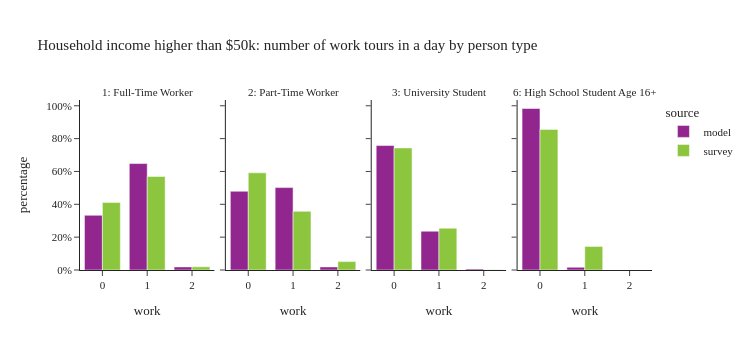

The notebook cell this image was saved under:
### Code cell
plot_work_tour_ptype(per_data[(per_data['ptype'].isin(worker_ptype)) & (per_data['income'] > 50000)],"Household income higher than $50k: number of work tours in a day by person type")

### Figure 1 — Plotly figure (JSON) as saved in the notebook; plotly's stock layout.template omitted (floating-point values rounded to 4 significant figures)
{"data": [{"alignmentgroup": "True", "customdata": [[568256], [1105995], [32075]], "hovertemplate": "source=model<br>ptype_label=1: Full-Time Worker<br>work=%{x}<br>percentage=%{y}<br>sample_size=%{customdata[0]}<extra></extra>", "legendgroup": "model", "marker": {"color": "#91268F", "pattern": {"shape": ""}}, "name": "model", "offsetgroup": "model", "orientation": "v", "showlegend": true, "textposition": "auto", "type": "bar", "x": [0.0, 1.0, 2.0], "xaxis": "x", "y": [0.333, 0.6482, 0.0188], "yaxis": "y"}, {"alignmentgroup": "True", "customdata": [[138756], [145226], [5447]], "hovertemplate": "source=model<br>ptype_label=2: Part-Time Worker<br>work=%{x}<br>percentage=%{y}<br>sample_size=%{customdata[0]}<extra></extra>", "legendgroup": "model", "marker": {"color": "#91268F", "pattern": {"shape": ""}}, "name": "model", "offsetgroup": "model", "orientation": "v", "showlegend": false, "textposition": "auto", "type": "bar", "x": [0.0, 1.0, 2.0], "xaxis": "x2", "y": [0.4794, 0.5018, 0.01882], "yaxis": "y2"}, {"alignmentgroup": "True", "customdata": [[90330], [28175], [710]], "hovertemplate": "source=model<br>ptype_label=3: University Student<br>work=%{x}<br>percentage=%{y}<br>sample_size=%{customdata[0]}<extra></extra>", "legendgroup": "model", "marker": {"color": "#91268F", "pattern": {"shape": ""}}, "name": "model", "offsetgroup": "model", "orientation": "v", "showlegend": false, "textposition": "auto", "type": "bar", "x": [0.0, 1.0, 2.0], "xaxis": "x3", "y": [0.7577, 0.2363, 0.005956], "yaxis": "y3"}, {"alignmentgroup": "True", "customdata": [[108609], [1839]], "hovertemplate": "source=model<br>ptype_label=6: High School Student Age 16+<br>work=%{x}<br>percentage=%{y}<br>sample_size=%{customdata[0]}<extra></extra>", "legendgroup": "model", "marker": {"color": "#91268F", "pattern": {"shape": ""}}, "name": "model", "offsetgroup": "model", "orientation": "v", "showlegend": false, "textposition": "auto", "type": "bar", "x": [0.0, 1.0], "xaxis": "x4", "y": [0.9833, 0.01665], "yaxis": "y4"}, {"alignmentgroup": "True", "customdata": [[1302], [1201], [25]], "hovertemplate": "source=survey<br>ptype_label=1: Full-Time Worker<br>work=%{x}<br>percentage=%{y}<br>sample_size=%{customdata[0]}<extra></extra>", "legendgroup": "survey", "marker": {"color": "#8CC63E", "pattern": {"shape": ""}}, "name": "survey", "offsetgroup": "survey", "orientation": "v", "showlegend": true, "textposition": "auto", "type": "bar", "x": [0.0, 1.0, 2.0], "xaxis": "x", "y": [0.4114, 0.5695, 0.01909], "yaxis": "y"}, {"alignmentgroup": "True", "customdata": [[367], [158], [9]], "hovertemplate": "source=survey<br>ptype_label=2: Part-Time Worker<br>work=%{x}<br>percentage=%{y}<br>sample_size=%{customdata[0]}<extra></extra>", "legendgroup": "survey", "marker": {"color": "#8CC63E", "pattern": {"shape": ""}}, "name": "survey", "offsetgroup": "survey", "orientation": "v", "showlegend": false, "textposition": "auto", "type": "bar", "x": [0.0, 1.0, 2.0], "xaxis": "x2", "y": [0.5918, 0.3571, 0.05108], "yaxis": "y2"}, {"alignmentgroup": "True", "customdata": [[131], [37], [1]], "hovertemplate": "source=survey<br>ptype_label=3: University Student<br>work=%{x}<br>percentage=%{y}<br>sample_size=%{customdata[0]}<extra></extra>", "legendgroup": "survey", "marker": {"color": "#8CC63E", "pattern": {"shape": ""}}, "name": "survey", "offsetgroup": "survey", "orientation": "v", "showlegend": false, "textposition": "auto", "type": "bar", "x": [0.0, 1.0, 2.0], "xaxis": "x3", "y": [0.7434, 0.2546, 0.002052], "yaxis": "y3"}, {"alignmentgroup": "True", "customdata": [[64], [3]], "hovertemplate": "source=survey<br>ptype_label=6: High School Student Age 16+<br>work=%{x}<br>percentage=%{y}<br>sample_size=%{customdata[0]}<extra></extra>", "legendgroup": "survey", "marker": {"color": "#8CC63E", "pattern": {"shape": ""}}, "name": "survey", "offsetgroup": "survey", "orientation": "v", "showlegend": false, "textposition": "auto", "type": "bar", "x": [0.0, 1.0], "xaxis": "x4", "y": [0.8562, 0.1438], "yaxis": "y4"}], "layout": {"annotations": [{"font": {}, "showarrow": false, "text": "1: Full-Time Worker", "x": 0.1175, "xanchor": "center", "xref": "paper", "y": 1.0, "yanchor": "bottom", "yref": "paper"}, {"font": {}, "showarrow": false, "text": "2: Part-Time Worker", "x": 0.3725, "xanchor": "center", "xref": "paper", "y": 1.0, "yanchor": "bottom", "yref": "paper"}, {"font": {}, "showarrow": false, "text": "3: University Student", "x": 0.6275, "xanchor": "center", "xref": "paper", "y": 1.0, "yanchor": "bottom", "yref": "paper"}, {"font": {}, "showarrow": false, "text": "6: High School Student Age 16+", "x": 0.8825, "xanchor": "center", "xref": "paper", "y": 1.0, "yanchor": "bottom", "yref": "paper"}], "barmode": "group", "height": 350, "legend": {"title": {"text": "source"}, "tracegroupgap": 0}, "title": {"text": "Household income higher than $50k: number of work tours in a day by person type"}, "width": 750, "xaxis": {"anchor": "y", "domain": [0.0, 0.235], "title": {"text": "work"}}, "xaxis2": {"anchor": "y2", "domain": [0.255, 0.49], "matches": "x", "title": {"text": "work"}}, "xaxis3": {"anchor": "y3", "domain": [0.51, 0.745], "matches": "x", "title": {"text": "work"}}, "xaxis4": {"anchor": "y4", "domain": [0.765, 1.0], "matches": "x", "title": {"text": "work"}}, "yaxis": {"anchor": "x", "domain": [0.0, 1.0], "tickformat": ".0%", "title": {"text": "percentage"}}, "yaxis2": {"anchor": "x2", "domain": [0.0, 1.0], "matches": "y", "showticklabels": false, "tickformat": ".0%"}, "yaxis3": {"anchor": "x3", "domain": [0.0, 1.0], "matches": "y", "showticklabels": false}, "yaxis4": {"anchor": "x4", "domain": [0.0, 1.0], "matches": "y", "showticklabels": false}}}
